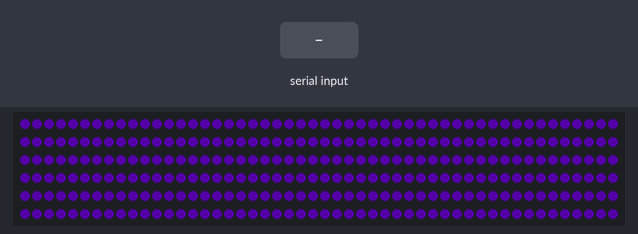
The sketch below on a simulated Arduino Nano, built with avr-gcc and run on an emulated ATmega328P. Shown: 300 RGB LEDs in strip order, left to right, continuing on the next row. The inputs (shaded band) are chosen by the test bench. Dim RGB values are drawn brighter than linear; what the sketch prints to the serial monitor is not drawn.

Above: at 5.8 s.
5.9 s: "DISC\n" received over the second serial link
Timing chart, 0 to 8.9 s (numbered marks = the images above; inputs shaded):
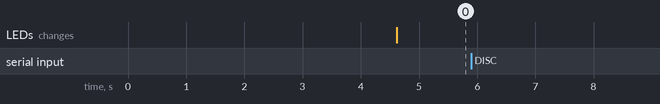

The sketch:

BT_LED_Strip_Rcvr.ino
```cpp
/**
Serves as Receiver code for LED Strip to receive control messages via Bluetooth Communication

Author : Princton C. Brennan
Model : Arduino Nano
*/

#include <Adafruit_NeoPixel.h>
#include "bt_led_comm.h"

#include <SoftwareSerial.h>
#define RX 10 // Connect to HM10 TX for both AT and normal modes
#define TX 11  // Connect to HM10 RX for both AT and normal modes
SoftwareSerial HM10(RX,TX); // Interface for BT Module Communication
#include "bt_led_msgs.h"

#define PIXEL_PIN 12  // pin to control LED settings
#define NUMPIXELS 300 // LED Strip LED count

Adafruit_NeoPixel pixels(NUMPIXELS, PIXEL_PIN, NEO_GRB + NEO_KHZ800); // Pixel Instance

bool pulse_on = false; // tracks pulse state

/**
* Sets the LED strip color and intensity
*
* @led_color : LED_Color object
*/
void set_strip(LED_Color led_color) {
  Serial.print(F("brightness: "));
  Serial.print(INC_BT_PKT.flds.byte2+0);
  Serial.print(F("%, r: 0x"));
  Serial.print(led_color.r, HEX);
  Serial.print(F(", g: 0x"));
  Serial.print(led_color.g, HEX);
  Serial.print(F(", b: 0x"));
  Serial.println(led_color.b, HEX);

  for(int i=0; i<NUMPIXELS; i++) {
    pixels.setPixelColor(i, pixels.Color(led_color.r, led_color.g, led_color.b));
  }
    pixels.show();   // Send the updated pixel colors to the hardware.
}

/**
* Makes smooth transitions for adjusting light intensity
*
* @start_val : initial intensity to start with
* @final_val : final intensity to start with
*/
void adjust_intensity(uint8_t start_val, uint8_t final_val) {
  int8_t inc = 1;
  int8_t i = start_val;
  if (start_val > final_val) { inc = -1; }
  while ( i != final_val) {
    pixels.setBrightness(i);
    pixels.show();
    i+=inc;
  }
}

/**
* Test to loop through all predefined colors
*
*/
void loop_colors(){
  for (int8_t i = 0; i < 12; i++) {
    set_strip(COLOR_PALLETE[i]);
    delay(500);
  }
}

/**
* Sends AT commads for the HM10 BT Module
*
*/
bool sendAtCmd(char* cmd) {
  Serial.write("========================\n\n");
  Serial.write("Cmd:");
  Serial.write(cmd);
  Serial.write("\n");
  HM10.write(cmd);

  if (String(cmd).indexOf("DISC") > 0) delay(3500); // default scan time is 3s
  else delay(500);
  while (HM10.available()) {
    Serial.write(HM10.read());
  }
  Serial.write("\n");
  return 1;
}

/**
* Print HM10 Settings
*
*
*/
void printHM10_settings() {
  sendAtCmd("AT");  // Verifies solid UART communication if not actively connected, otherwise kills current connection
  sendAtCmd("AT+NAME?");  // Gets the BT Device Advertised name
  sendAtCmd("AT+BAUD?");  // Gets the Currently set baudrate
  sendAtCmd("AT+ADDR?");  // Gets the BT Device BT Address
  sendAtCmd("AT+ROLE?");  // Gets the Currently set role (0: slave/peripheral, 1: master/central)
  sendAtCmd("AT+ALLO1");  // Set Whitelist enabled mode; Enabled (1), Disable (0)
  sendAtCmd("AT+ALLO?");  // Get Whitelist enabled mode; Enabled (1), Disable (0)
  sendAtCmd("AT+AD1B0D2786E300A");  // Set Whitelisted device 1 to B0D2786E300A
  // sendAtCmd("AT+AD2B0D2786E300A");  // Set Whitelisted device 2 to B0D2786E300A
  // sendAtCmd("AT+AD3B0D2786E300A");  // Set Whitelisted device 3 to B0D2786E300A
  sendAtCmd("AT+CON0B0D2786E300A");
  Serial.write("\n~~~~~~~~~~~~~~~~~~~~~~~~~~~~~\n");
}


bool newMsgRcvd = false;
uint32_t newPkt, oldPkt = 0;
char shift = 24;
#define PktSize 4
unsigned char buffer[PktSize];
char buffer_index;

/**
* Response to confirm received ping
*/
void handlePing() {
  Serial.println("Handling ping");
  HM10.write(_DFLT_BT_RESP);
  buffer_index = 0;
}

/**
* Function to parse Color Command messages
*/
void handleDfltColorMsg() {
  float intensity = INC_BT_PKT.flds.byte2/100.0f;
  LED_Color tmp = COLOR_PALLETE[INC_BT_PKT.flds.byte3];
  LED_Color clr = LED_Color{intensity, (float)(intensity*tmp.r), (float)(intensity*tmp.g), (float)(intensity*tmp.b)};
  set_strip(clr);
}
// ==================================================================================================================

/**
* Initial setup ran when powered up
*/
void setup() {
  Serial.println(F("Booting..."));
  HM10.begin(9600);
  Serial.begin(9600);
  // while (!Serial) {
  //   HM10.println("Connect Serial Commnication");
  // }
  printHM10_settings();

  pixels.begin(); // initializes the LED strip

  handleDfltColorMsg(); // sets initial color
}


void loop() {
  // Always check for new bt messages, then print to the screen
  while (HM10.available() ) {
    unsigned char bt_byte = HM10.read() & 0xFF;
    if (bt_byte == _DFLT_BT_PING) handlePing();
    else {
      buffer[buffer_index] = bt_byte;
      // Serial.println(buffer[buffer_index], HEX);
      buffer_index++;
      newMsgRcvd = true;
    }
    Serial.print(F("received byte: 0x"));
    Serial.println(bt_byte, HEX);
  }
  switch (INC_BT_PKT.flds.byte1){
    case _SOLID:
      // solid needs no logic
      break;
    case _PULSE:
      // TODO: Implement PULSE attern
      if (!pulse_on) set_strip(OFF);
      else handleDfltColorMsg();
      break;
    case _FADER:
      // TODO: Implement Pattern
      break;
    case _RNBOW:
      // TODO: Implement Pattern
      break;
  }

  if (buffer_index == PktSize) {

    // Serial.println(buffer[0]);
    INC_BT_PKT.flds.byte0 = buffer[0];
    INC_BT_PKT.flds.byte1 = buffer[1];
    INC_BT_PKT.flds.byte2 = buffer[2];
    INC_BT_PKT.flds.byte3 = buffer[3];
    Serial.print(F("Byte 0: "));
    Serial.print(INC_BT_PKT.flds.byte0, HEX);
    Serial.print(F(", Byte 1: "));
    Serial.print(INC_BT_PKT.flds.byte1, HEX);
    Serial.print(F(", Byte 2: "));
    Serial.print(INC_BT_PKT.flds.byte2, HEX);
    Serial.print(F(", Byte 3: "));
    Serial.println(INC_BT_PKT.flds.byte3, HEX);
    handleDfltColorMsg();

    buffer_index = 0;
    oldPkt = newPkt;
    newPkt = 0; // reset newPkt
    shift = 24; // reset shift
    Serial.write("\n~\n");
    delay(1000);
    newMsgRcvd = false;

  }
}
```

bt_led_comm.h
```cpp
#ifndef __BT_LED_Comm_H__
#define __BT_LED_Comm_H__

#include <stdint.h>
// MAX Value to avoid LED burnout: 210 0xD2
// Half of the MAX would be: 105 0x69
#define MAX_LED_INTENSITY 210
#define COLOR_PALLETE_ARR_SZ 14

// LED Color as 4 x 8 bit values
typedef struct {
    uint8_t i:8; // LED_Color intensity/brightness
    uint8_t r:8; // LED_Color red value
    uint8_t g:8; // LED_Color green value
    uint8_t b:8; // LED_Color blue value
}LED_Color;

const LED_Color OFF {0x00,0x00,0x00,0x00}; // OFF LED_Color values' struct
const LED_Color WHITE {0x64,0xD2,0xD2,0xD2}; // WHITE LED_Color values' struct
const LED_Color RED {0x64,0xD2,0x00,0x00}; // RED LED_Color values' struct
const LED_Color ROSE {0x64,0xD2,0x00,0x69}; // ROSE LED_Color values' struct
const LED_Color MAGENTA {0x64,0xD2,0x00,0xD2}; // MAGENTA LED_Color values' struct
const LED_Color VIOLET {0x64,0x69,0x00,0xD2}; // VIOLET LED_Color values' struct
const LED_Color BLUE {0x64,0x00,0x00,0xD2}; // BLUE LED_Color values' struct
const LED_Color AZURE {0x64,0x00,0x69,0xD2}; // AZURE LED_Color values' struct
const LED_Color CYAN {0x64,0x00,0xD2,0xD2}; // CYAN LED_Color values' struct
const LED_Color SPRING_GREEN {0x64,0x00,0x69,0xD2}; // SPRING GREEN LED_Color values' struct
const LED_Color GREEN {0x64,0x00,0xD2,0x00}; // GREEN LED_Color values' struct
const LED_Color CHARTREUSE {0x64,0x69,0xD2,0x00}; // CHARTREUSE LED_Color values' struct
const LED_Color YELLOW {0x64,0xD2,0xD2,0x00}; // YELLOW LED_Color values' struct
const LED_Color ORANGE {0x64,0xD2,0x69,0x00}; // ORANGE LED_Color values' struct

// Array of all Predefined LED_Color objects, 12 in total
const LED_Color COLOR_PALLETE[COLOR_PALLETE_ARR_SZ] = {
  OFF,
  WHITE,
  RED,
  ROSE,
  MAGENTA,
  VIOLET,
  BLUE,
  AZURE,
  CYAN,
  SPRING_GREEN,
  GREEN,
  CHARTREUSE,
  YELLOW,
  ORANGE
};


#endif 
```

bt_led_msgs.h
```cpp
#ifndef __BT_LED_MSGs__
#define __BT_LED_MSGs__

// LED Pattern Modes
typedef enum {
  _SOLID = 0x00, // Solid LED Pattern
  _PULSE = 0x01, // Pulsing LED Pattern
  _FADER = 0x02, // Fading LED Pattern
  _RNBOW = 0x03, // Rainbow Color Pattern
}Patterns;

// HeadByte Recognized Values
typedef enum {
  _DFLT_BT_PING = 0x81, // Master ping head byte
  _DFLT_BT_RESP = 0x7E, // Slave response ack for received message head byte
  _DFLT_BT_COLR = 0x65, // Color command head byte
}HeadByte;

// Bytes for color options
typedef enum {
  _OFF = 0x00, // Off Color Option
  _WHITE = 0x01, // White Color Option
  _RED = 0x02, // Red Color Option
  _ROSE = 0x03, // Rose Color Option
  _MAGENTA = 0x04, // Magenta Color Option
  _VIOLET = 0x05, // Violet Color Option
  _BLUE = 0x06, // Blue Color Option
  _AZURE = 0x07, // Azure Color Option
  _CYAN = 0x08, // Cyan Color Option
  _SPRING_GREEN = 0x09, // Spring Green Color Option
  _GREEN = 0x0A, // Green Color Option
  _CHARTREUSE = 0x0B, // Chartreuse Color Option
  _YELLOW = 0x0C, // Yellow Color Option
  _ORANGE = 0x0D, // Orange Color Option
}DfltColrByte;

/**
* BT Packet Fields Data
*/
typedef struct {
  // Byte 0 : header byte, for message type
  unsigned char byte0:8;
  // Byte 1 : LED Pattern
  unsigned char byte1:8;
  // Byte 2 : LED Brightness
  unsigned char byte2:8;
  // Byte 3 : LED Color
  unsigned char byte3:8;
} BtPktFlds;

/**
* BT Packet Data Structure
*/
typedef union {
  BtPktFlds flds;
  uint32_t  pyld;
} BtPkt;

BtPkt INC_BT_PKT = {_DFLT_BT_COLR, _SOLID, 0x14, _VIOLET}; // Placeholder for incoming BT Message Packet
#endif
```

Measured:
- after the input at 5.9 s, every drawn part: stays the same
